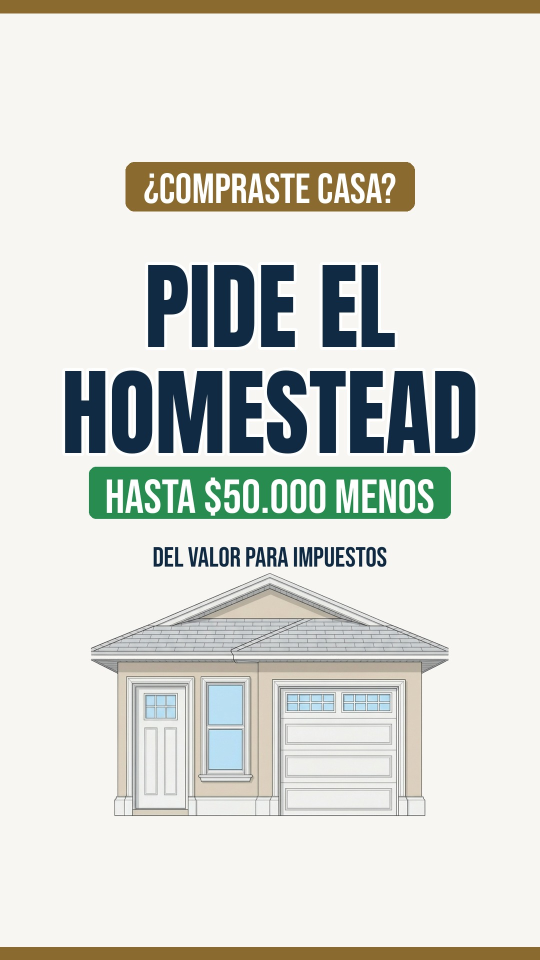
#> input picture covers/2026-10-27-homestead.jpg, 1080 x 1920 px, given in place of logo.png, which was not available (shown at 1/2 size)
$ python cover_template.py
#> lines starting #> are read from the running program, lines starting #| are printed output that depends on the picture; pictures that were not available may be replaced by others from this repository, and a replacement may not be noted
"""HomeProject cover template: same layout, own image + accent color per video. Title in 3:4 safe zone."""
import sys
from PIL import Image, ImageDraw, ImageFont
W, H = 1080, 1920; BG = (247, 246, 242); NAVY = (16, 42, 67)
F = "/home/claude/motor/engine/fonts/"
ANTON = lambda s: ImageFont.truetype(F + "Anton-Regular.ttf", s); BEB = lambda s: ImageFont.truetype(F + "BebasNeue-Regular.ttf", s)
logo = Image.open("/home/claude/hp/logo.png").convert("RGBA")


def make(out, kicker, title, accent, img, box):
#> called with kicker = 'IMPUESTO DE TU CASA', accent = (40, 140, 80), box = (100, 690, 980, 1480)
    c = Image.new("RGB", (W, H), BG); d = ImageDraw.Draw(c)
#> after `c = Image.new('RGB', (W, H), BG)`:
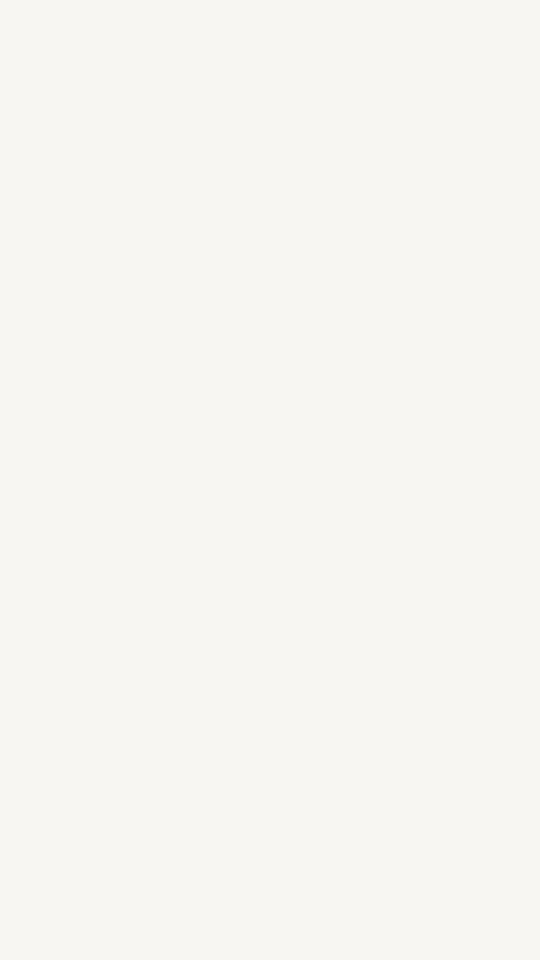
#> c: PIL image 1080x1920 RGB (shown at 1/2 size); mean R, G, B 247, 246, 242
    # kicker pill (accent) + title (navy), inside 3:4 safe zone (y 240..1680)
    f = BEB(84); tw = d.textlength(kicker, font=f); y = 330
#> after `tw = d.textlength(kicker, font=f)`: tw = 972.4
    d.rounded_rectangle([(W - tw) / 2 - 36, y - 6, (W + tw) / 2 + 36, y + 92], radius=18, fill=accent)
    d.text(((W - tw) / 2, y), kicker, font=f, fill=(255, 255, 255))
    y = 470
    for line in title:
        s = 190
        while d.textlength(line, font=ANTON(s)) > W - 120: s -= 6
        tw = d.textlength(line, font=ANTON(s)); d.text(((W - tw) / 2, y), line, font=ANTON(s), fill=NAVY, stroke_width=6, stroke_fill=(255, 255, 255))
        y += int(s * 1.12)
#> this loop made 2 passes
#> tw on passes 1 to 2: 948.7, 955
#> after the loop, y = 780
    src = Image.open(img).convert("RGB").crop(box); bw = 900; bh = int(src.height * bw / src.width)
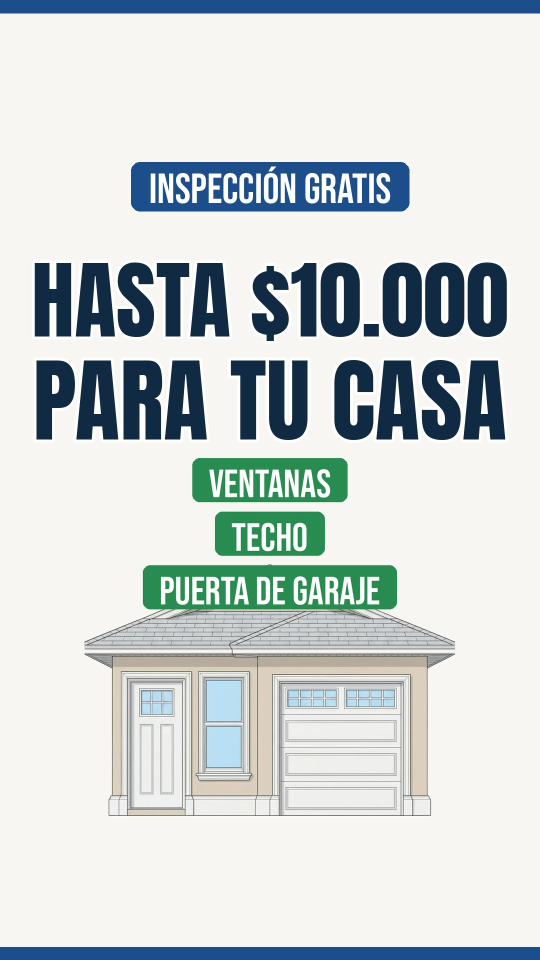
#> input picture covers/2026-10-27-msfh.jpg, 1080 x 1920 px, given in place of i_13.5.png, which was not available (shown at 1/2 size)
#> after `src = Image.open(img).convert('RGB').crop(box)`:
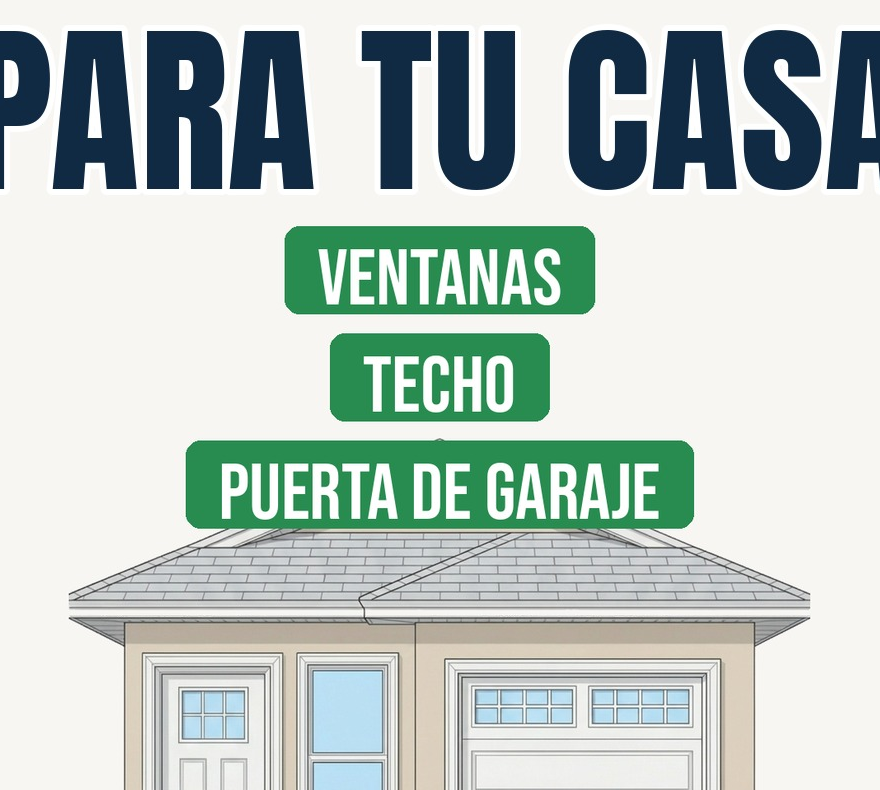
#> src: PIL image 880x790 RGB; mean R, G, B 187.7, 200.5, 195.3
#> after `bh = int(src.height * bw / src.width)`: bh = 807
    if bh > 1640 - y - 30: bh = 1640 - y - 30; bw = int(src.width * bh / src.height)
    src = src.resize((bw, bh), Image.LANCZOS); c.paste(src, ((W - bw) // 2, y + 30))
    d.rectangle([0, 0, W, 26], fill=accent); d.rectangle([0, H - 26, W, H], fill=accent)
    c.save(out, quality=92); print(out)
#> after `c.save(out, quality=92)`:
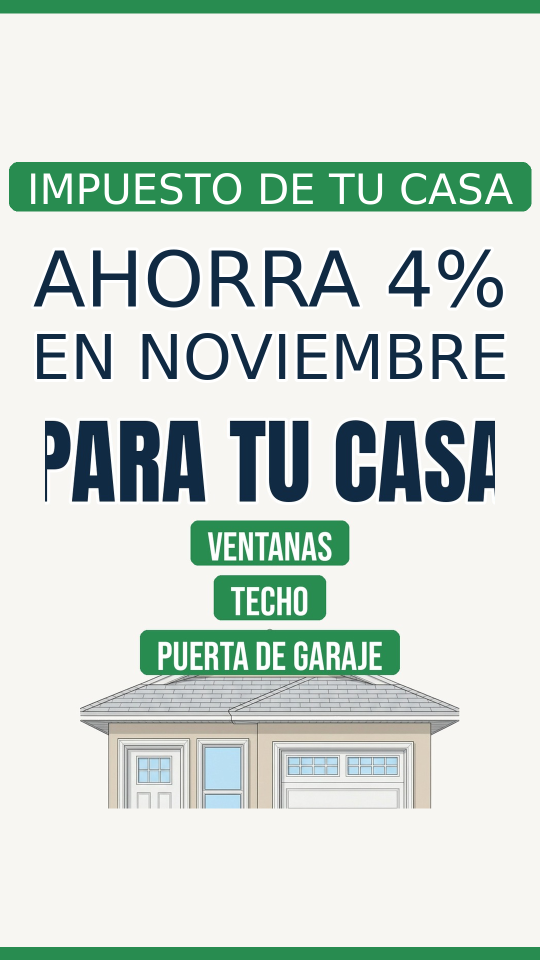
#> saved as 2026-10-26-impuesto.jpg: PIL image 1080x1920 RGB (shown at 1/2 size); mean R, G, B 205.3, 217, 209.7
#| /home/claude/covers/2026-10-26-impuesto.jpg


if __name__ == "__main__":
    S = "/tmp/claude-0/-home-claude/bb496f05-7973-5de4-a57a-38e4179fb5e1/scratchpad/"
    make("/home/claude/covers/2026-10-26-impuesto.jpg", "IMPUESTO DE TU CASA", ["AHORRA 4%", "EN NOVIEMBRE"], (40, 140, 80), S + "i_13.5.png", (100, 690, 980, 1480))
    make("/home/claude/covers/2026-10-26-ventanas.jpg", "VENTANAS", ["¿AGUANTA UN", "HURACÁN?"], (200, 60, 50), S + "v_1.png", (40, 835, 1040, 1500))
#> call 2 of make, with kicker = 'VENTANAS', accent = (200, 60, 50), box = (40, 835, 1040, 1500)
#> in make (call 2), `tw = d.textlength(kicker, font=f)`: tw = 449.3
#> the loop in make (call 2), `for line in title:` made 2 passes
#> tw on passes 1 to 2: 929.7, 940.1
#> after the loop in make (call 2), `for line in title:`: y = 807
#> in make (call 2), `src = Image.open(img).convert('RGB').crop(box)`:
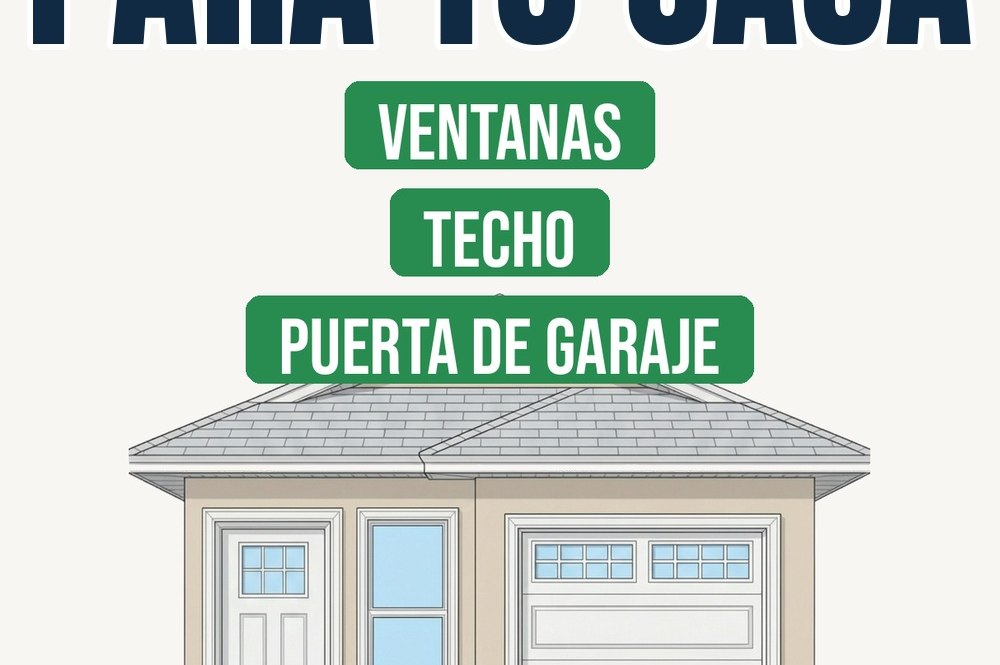
#> src: PIL image 1000x665 RGB; mean R, G, B 204.2, 215.3, 207.4
#> in make (call 2), `c.paste(src, ((W - bw) // 2, y + 30))`:
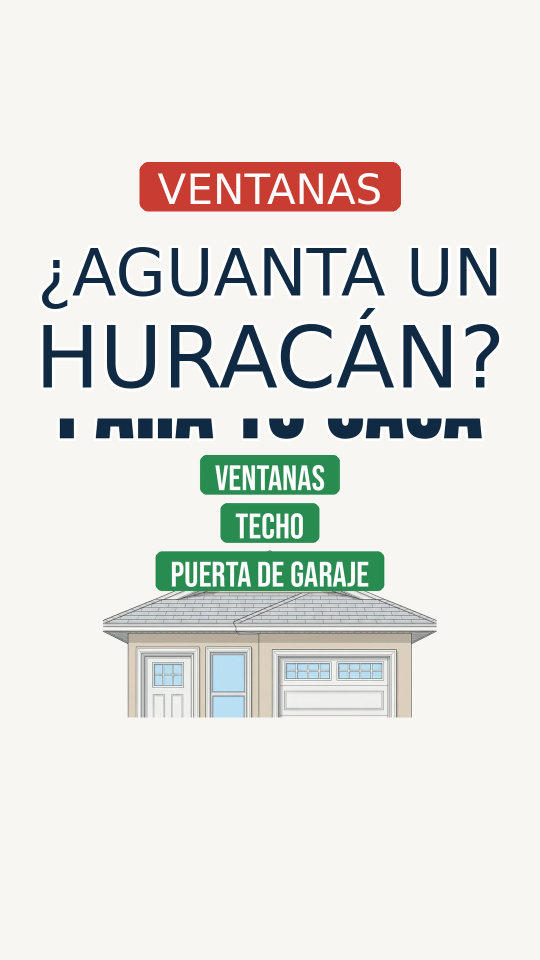
#> c: PIL image 1080x1920 RGB (shown at 1/2 size); mean R, G, B 228, 228.1, 224.1
#> in make (call 2), `c.save(out, quality=92)`:
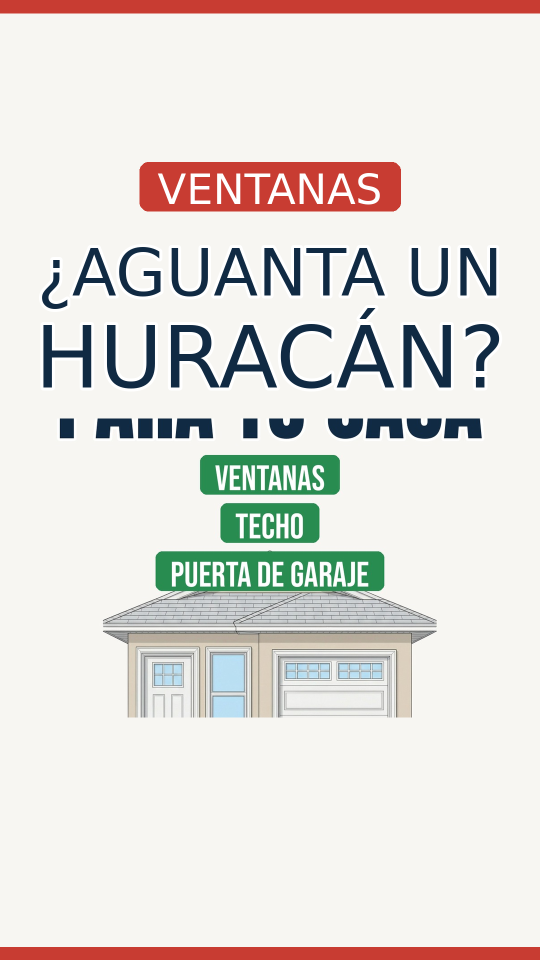
#> saved as 2026-10-26-ventanas.jpg: PIL image 1080x1920 RGB (shown at 1/2 size); mean R, G, B 226.7, 223, 218.8
#| /home/claude/covers/2026-10-26-ventanas.jpg
